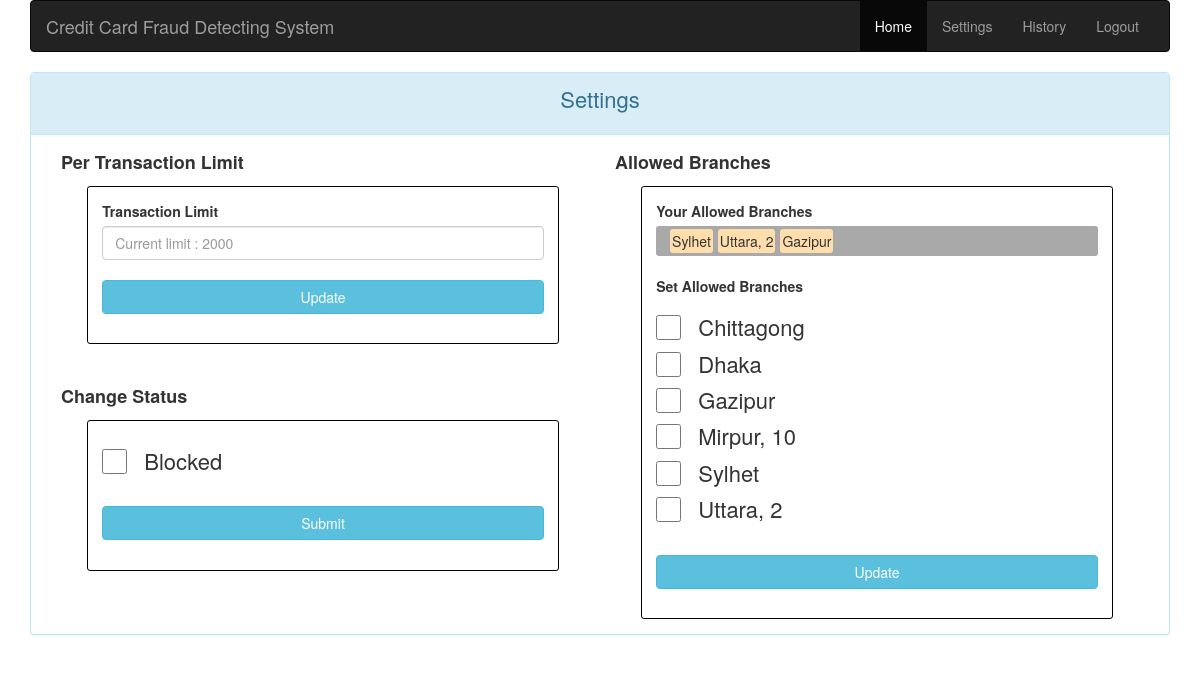
The page /settings.php (signed in) on the database its author committed.
### tables this page shows
CREATE TABLE `account` (
  `id` int(5) NOT NULL,
  `user_id` int(5) NOT NULL,
  `branch_id` int(5) NOT NULL,
  `status` int(1) NOT NULL,
  `balance` double NOT NULL DEFAULT '0',
  `trans_limit` int(5) NOT NULL
);

CREATE TABLE `branch` (
  `id` int(5) NOT NULL,
  `name` varchar(32) NOT NULL,
  `location` varchar(64) NOT NULL
);

### settings.php (the view, shortened to what this page needs)
<?php
    include 'helper/config.php';
?>
<!DOCTYPE html>
<html>
<head>
	<link rel="stylesheet" type="text/css" href="assets/BS/css/bootstrap.min.css">
	<link rel="stylesheet" type="text/css" href="assets/css/styles.css">
</head>
<body class="container">
    <div class="row">
        <div class="col-sm-12 col-md-12">
            <div class="panel panel-info">
                <div class="panel-heading">
                    <p class="text-22px text-center">Settings</p>
                </div>
                <div class="panel-body">
                    <div class="col-sm-6 col-md-6">
                        <?php
                        $email = $_SESSION['username'];
                        $user_data_sql = "SELECT id FROM users WHERE email='".$email."'";
                        $user_data = $conn->query($user_data_sql);
                        if($user_data->num_rows == 1){
                            $user_pk = $user_data->fetch_row()[0];
                            $ac_info_sql = "SELECT id, trans_limit FROM account WHERE user_id=".$user_pk;
                            $account_data = $conn->query($ac_info_sql);
                            if($account_data->num_rows == 1) {
                                $temp_result = $account_data->fetch_row();
                                $transaction_limit = $temp_result[1];
                            }
                        }
                        echo '
                            <p class="list-head">Per Transaction Limit</p>
                            <div class="mini-container">
                                <div class="nice-border">
                                    <form method="POST" action="" class="form-group p-a-sm">
                                        <label>Transaction Limit</label>
                                        <input type="hidden" name="user_id" value="'.$user_pk.'">
                                        <input type="number" name="trans_limit" class="form-control"
                                            placeholder="Current limit : '.$transaction_limit.'" required/>
                                        <br/>
                                        <input class="btn btn-info btn-block" type="submit" name="submit" value="Update"/>
                                    </form>
                                </div>
                            </div>
                        ';
                        echo "<br><br>";
                        $account_pk = $_SESSION['account_id'];
                        $get_status_sql = "SELECT status FROM credit_card WHERE account_id=".$account_pk;
                        $status_obj = $conn->query($get_status_sql);
                        if($status_obj->num_rows == 1) {
                            $status = $status_obj->fetch_row()[0];
                        }
                        echo '
                            <p class="list-head">Change Status</p>
                            <div class="mini-container">
                                <div class="nice-border">
                                    <form method="GET" action="" class="form-group p-a-sm">
                                        <div class="checkbox">
                                            <label>
                        ';
                        if($status == 0) {
                            echo '
                                <input class="custom-checkbox" type="checkbox" name="status" value="1">
                                <span class="check-label">Active</span>
                            ';
                        }else {
                            echo '
                                <input class="custom-checkbox" type="checkbox" name="status" value="0">
                                <span class="check-label">Blocked</span>
                            ';
                        }
                        echo'                    </label>
                                        </div>
                                        <br/>
                                        <input class="btn btn-info btn-block" type="submit" name="submit" value="Submit"/>
                                    </form>
                                </div>
                            </div>
                        ';
                        ?>
                    </div>
                    <div class="col-sm-6 col-md-6">
                        <?php
                            function str_to_array($string) {
                                $length = strlen($string);
                                $branch_ids_str = substr($string, 1, $length-2);
                                $branch_ids_list = array_map('intval', explode(" ", $branch_ids_str));
                                return $branch_ids_list;
                            }
                            $branches_sql = "SELECT * FROM branch ORDER BY name";
                            $account_id = $_SESSION['account_id'];
                            $allowed_branches_sql = "SELECT * FROM credit_card WHERE account_id=".$account_id;
                            $branches = $conn->query($branches_sql);
                            $allowed_branches_data = $conn->query($allowed_branches_sql);
                            if($allowed_branches_data->num_rows == 1) {
                                $temp_result = $allowed_branches_data->fetch_row();
                                $allowed_branches = $temp_result[1];
                                $branch_ids_list = str_to_array($allowed_branches);
                                $branch_ids_list = implode("','",$branch_ids_list);
                                $filtered_branches_sql = "SELECT * FROM branch WHERE id IN ('".$branch_ids_list."')";
                                $filtered_branches_data = $conn->query($filtered_branches_sql);
                            }
                            echo '
                                <p class="list-head">Allowed Branches</p>
                                <div class="mini-container">
                                    <div class="nice-border">
                                        <form method="GET" action="" class="form-group p-a-sm">
                                            <label>Your Allowed Branches</label>
                                            <div class="bg-list-item">
                                ';
                            while($row = $filtered_branches_data->fetch_assoc()) {
                                echo '<span class="list-item">'.$row["name"].'</span>';
                            }
                            echo '
                                            </div>
                                            <br/>
                                            <label>Set Allowed Branches</label>
                                ';
                            while($row = $branches->fetch_assoc()) {
                                echo '
                                    <div class="checkbox">
                                        <label>
                                            <input class="custom-checkbox" type="checkbox" name="branch_pk[]" value="'.$row["id"].'">
                                            <span class="check-label">'.$row["name"].'</span>
                                        </label>
                                    </div>
                                ';
                            }
                            echo '
                                            <br/>
                                            <input class="btn btn-info btn-block" type="submit" name="submit" value="Update"/>
                                        </form>
                                    </div>
                                </div>
                            ';
                        ?>
                    </div>
                </div>
            </div>
        </div>
    </div>
</body>
</html>

### assets/css/styles.css (style rules this page uses)
.text-22px { font-size: 22px; }
.list-head { font-size: 18px; font-weight: 600; }
.mini-container { padding-left: 5%; padding-right: 5%; }
.nice-border { border: solid 1px #000000; border-radius: 3px; }
.p-a-sm { padding: 3%; }
.bg-list-item { padding: 5px 2% 5px 2%; background-color: #A9A9A9; border-radius: 3px; }
.list-item { margin-left: 5px; background-color: navajowhite; padding: 2px; border-radius: 3px; }
.check-label { padding-left: 22px; font-size: 22px; }
.custom-checkbox { height: 25px; width: 25px; }

### rows shown on the page
account: trans_limit "Current limit : 2000"
branch: name "Sylhet"
branch: name "Uttara, 2"
branch: name "Gazipur"
branch: name "Chittagong"
branch: name "Dhaka"
branch: name "Mirpur, 10"
